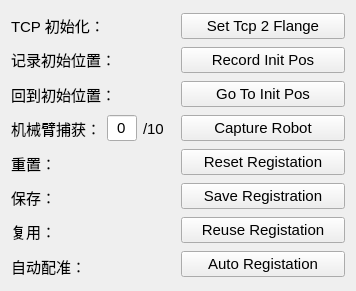
      <widget class="QWidget" name="horizontalLayoutWidget_2">
       <property name="geometry">
        <rect>
         <x>0</x>
         <y>0</y>
         <width>356</width>
         <height>291</height>
        </rect>
       </property>
       <layout class="QHBoxLayout" name="horizontalLayout_3">
        <item>
         <layout class="QVBoxLayout" name="verticalLayout_5">
          <item>
           <widget class="QLabel" name="label">
            <property name="font">
             <font>
              <pointsize>11</pointsize>
             </font>
            </property>
            <property name="text">
             <string>TCP 初始化：</string>
            </property>
           </widget>
          </item>
          <item>
           <widget class="QLabel" name="label_7">
            <property name="font">
             <font>
              <pointsize>11</pointsize>
             </font>
            </property>
            <property name="text">
             <string>记录初始位置：</string>
            </property>
           </widget>
          </item>
          <item>
           <widget class="QLabel" name="label_8">
            <property name="font">
             <font>
              <pointsize>11</pointsize>
             </font>
            </property>
            <property name="text">
             <string>回到初始位置：</string>
            </property>
           </widget>
          </item>
          <item>
           <layout class="QHBoxLayout" name="horizontalLayout_10">
            <item>
             <widget class="QLabel" name="RobotCaptureTextLabel">
              <property name="font">
               <font>
                <pointsize>11</pointsize>
               </font>
              </property>
              <property name="text">
               <string>机械臂捕获：</string>
              </property>
             </widget>
            </item>
            <item>
             <widget class="QLineEdit" name="CaptureCountLineEdit">
              <property name="sizePolicy">
               <sizepolicy hsizetype="Minimum" vsizetype="Fixed">
                <horstretch>0</horstretch>
                <verstretch>0</verstretch>
               </sizepolicy>
              </property>
              <property name="maximumSize">
               <size>
                <width>30</width>
                <height>16777215</height>
               </size>
              </property>
              <property name="font">
               <font>
                <pointsize>11</pointsize>
               </font>
              </property>
              <property name="layoutDirection">
               <enum>Qt::LeftToRight</enum>
              </property>
              <property name="text">
               <string>0</string>
              </property>
              <property name="alignment">
               <set>Qt::AlignCenter</set>
              </property>
             </widget>
            </item>
            <item>
             <widget class="QLabel" name="CaputreMaxSizeLabel">
              <property name="font">
               <font>
                <pointsize>11</pointsize>
               </font>
              </property>
              <property name="text">
               <string>/10</string>
              </property>
             </widget>
            </item>
           </layout>
          </item>
          <item>
           <widget class="QLabel" name="label_2">
            <property name="font">
             <font>
              <pointsize>11</pointsize>
             </font>
            </property>
            <property name="text">
             <string>重置：</string>
            </property>
           </widget>
          </item>
          <item>
           <widget class="QLabel" name="label_3">
            <property name="font">
             <font>
              <pointsize>11</pointsize>
             </font>
            </property>
            <property name="text">
             <string>保存：</string>
            </property>
           </widget>
          </item>
          <item>
           <widget class="QLabel" name="label_4">
            <property name="font">
             <font>
              <pointsize>11</pointsize>
             </font>
            </property>
            <property name="text">
             <string>复用：</string>
            </property>
           </widget>
          </item>
          <item>
           <widget class="QLabel" name="label_6">
            <property name="font">
             <font>
              <pointsize>11</pointsize>
             </font>
            </property>
            <property name="text">
             <string>自动配准：</string>
            </property>
           </widget>
          </item>
         </layout>
        </item>
        <item>
         <layout class="QVBoxLayout" name="verticalLayout_6">
          <item>
           <widget class="QPushButton" name="SetTcpToFlangeBtn">
            <property name="font">
             <font>
              <pointsize>11</pointsize>
             </font>
            </property>
            <property name="text">
             <string>Set Tcp 2 Flange</string>
            </property>
           </widget>
          </item>
          <item>
           <widget class="QPushButton" name="RecordInitPosBtn">
            <property name="font">
             <font>
              <pointsize>11</pointsize>
             </font>
            </property>
            <property name="text">
             <string>Record Init Pos</string>
            </property>
           </widget>
          </item>
          <item>
           <widget class="QPushButton" name="GoToInitPosBtn">
            <property name="font">
             <font>
              <pointsize>11</pointsize>
             </font>
            </property>
            <property name="text">
             <string>Go To Init Pos</string>
            </property>
           </widget>
          </item>
          <item>
           <widget class="QPushButton" name="CaptureRobotBtn">
            <property name="font">
             <font>
              <pointsize>11</pointsize>
             </font>
            </property>
            <property name="text">
             <string>Capture Robot</string>
            </property>
           </widget>
          </item>
          <item>
           <widget class="QPushButton" name="ResetRobotRegistrationBtn">
            <property name="font">
             <font>
              <pointsize>11</pointsize>
             </font>
            </property>
            <property name="text">
             <string>Reset Registation</string>
            </property>
           </widget>
          </item>
          <item>
           <widget class="QPushButton" name="SaveRobotRegistrationBtn">
            <property name="font">
             <font>
              <pointsize>11</pointsize>
             </font>
            </property>
            <property name="text">
             <string>Save Registration</string>
            </property>
           </widget>
          </item>
          <item>
           <widget class="QPushButton" name="ReuseRobotRegistationBtn">
            <property name="font">
             <font>
              <pointsize>11</pointsize>
             </font>
            </property>
            <property name="text">
             <string>Reuse Registation</string>
            </property>
           </widget>
          </item>
          <item>
           <widget class="QPushButton" name="RobotAutoRegistationBtn">
            <property name="font">
             <font>
              <pointsize>11</pointsize>
             </font>
            </property>
            <property name="text">
             <string>Auto Registation</string>
            </property>
           </widget>
          </item>
         </layout>
        </item>
       </layout>
      </widget>
